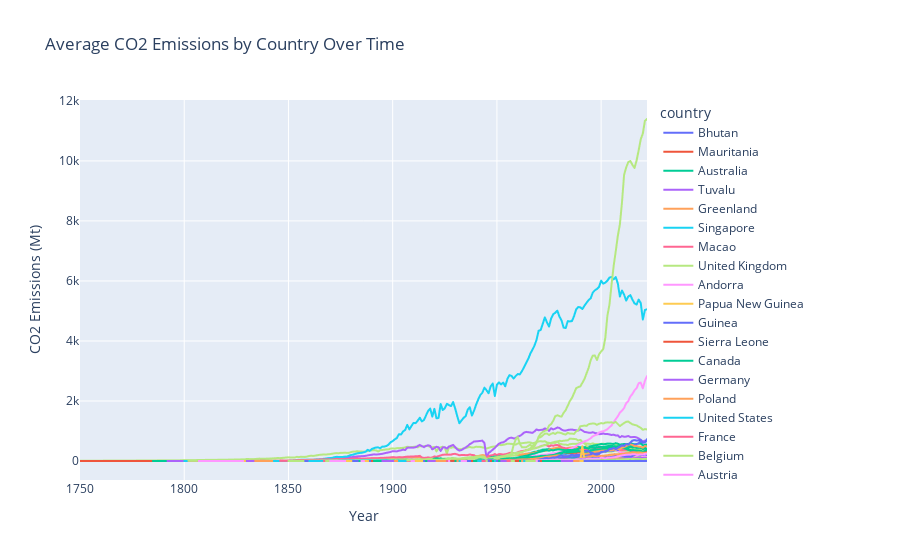

Notebook source saved alongside this figure:
### Markdown cell above
This plot essentially shows mostly the US and China pushing the global limits of C02 emissions. Other countries can not keep up! It's a good visualization to view this almost competition between the two, but not so much for analyzing individual data. 

A line chart for each individual country can show their respective CO2 levels.

### Code cell
# Create a line chart with CO2 emissions over time
fig = px.line(
    cleaned_df,
    x='year', 
    y='co2',
    color='country',  # Line color by country
    title='Average CO2 Emissions by Country Over Time',
    labels={'co2': 'CO2 Emissions (Mt)', 'year': 'Year'}
)

# Show the plot
fig.show()
